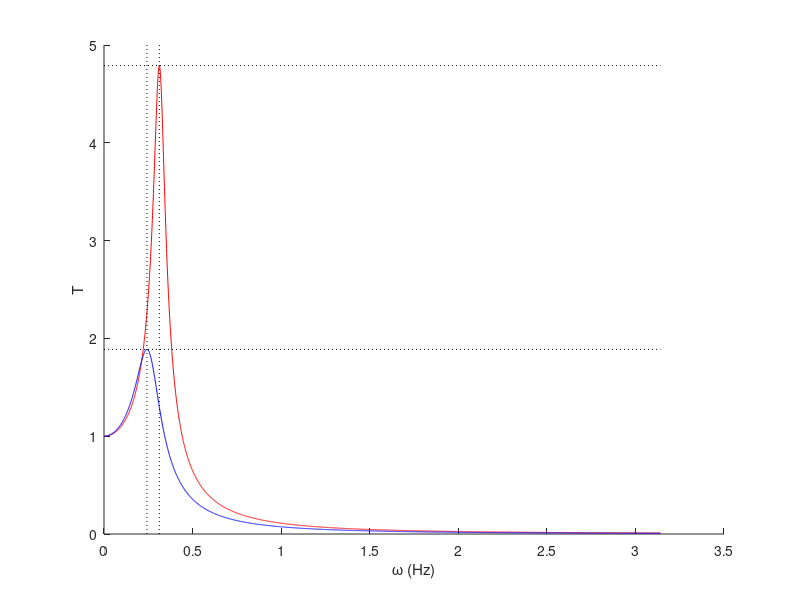
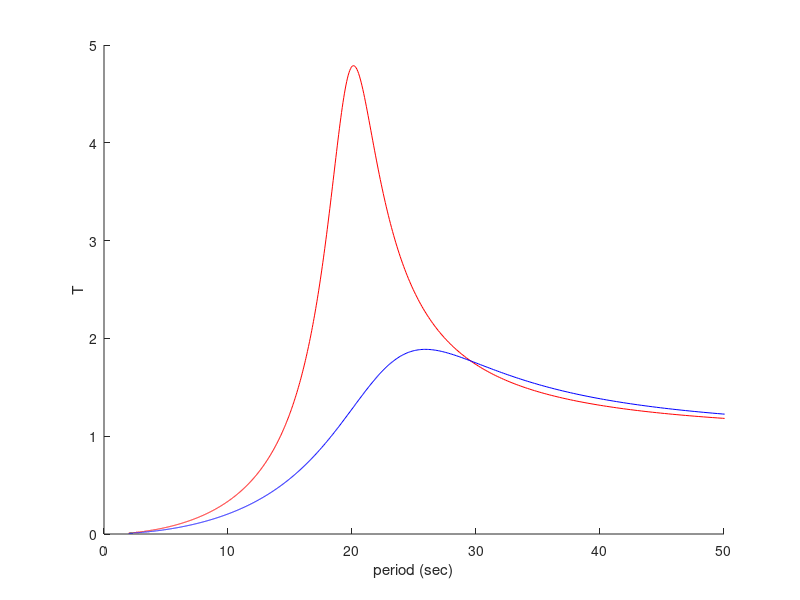

Here is the MATLAB script that generated these plots, in order:
k = [0.0997,0.0693]';
t = [0.665,2.093]';
s0 = [13.558,7.730]';
l = [0.0926,0.0432]';
w_star = sqrt(4*k-2*k.^2.*t.^2)/2 ;
TF_star = sqrt(4./(4*k.*t.^2-k.^2.*t.^4));

w = [0:0.001:pi];
%T = (k+1i*l.*w)./(-w.^2+k+1i*(l+k.*t).*w);
T = (k)./(-w.^2+k+1i*k.*t.*w);

figure(1);cla;hold all;
plot(w,abs(T(1,:)),'r');
plot([w_star(1),w_star(1)],[0,5],'k:');
plot([w(1),w(end)],[TF_star(1),TF_star(1)],'k:');
plot(w,abs(T(2,:)),'b');

plot([w_star(2),w_star(2)],[0,5],'k:');
plot([w(1),w(end)],[TF_star(2),TF_star(2)],'k:');
xlabel('\omega (Hz)')
ylabel('T')

figure(2);cla;hold all;
plot(2*pi./w,abs(T(1,:)),'r');

plot(2*pi./w,abs(T(2,:)),'b');
xlim([0,50])
xlabel('period (sec)')
ylabel('T')
